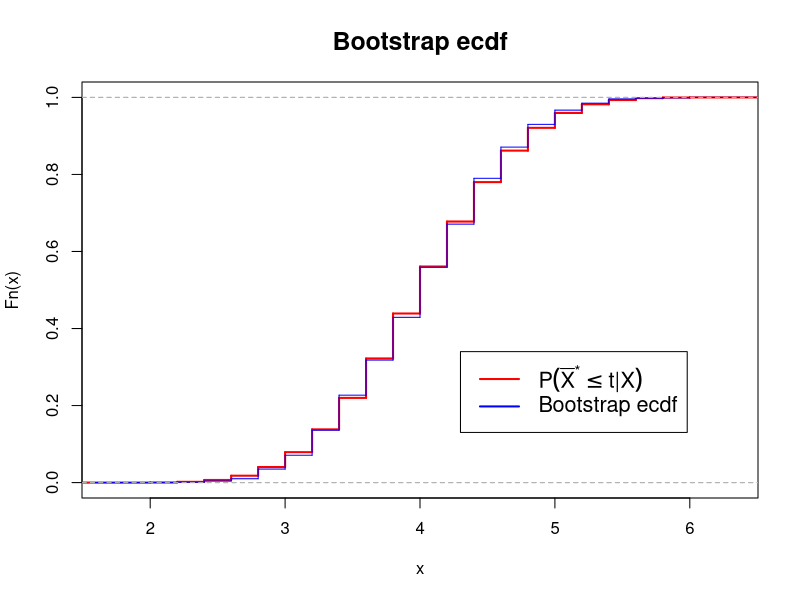
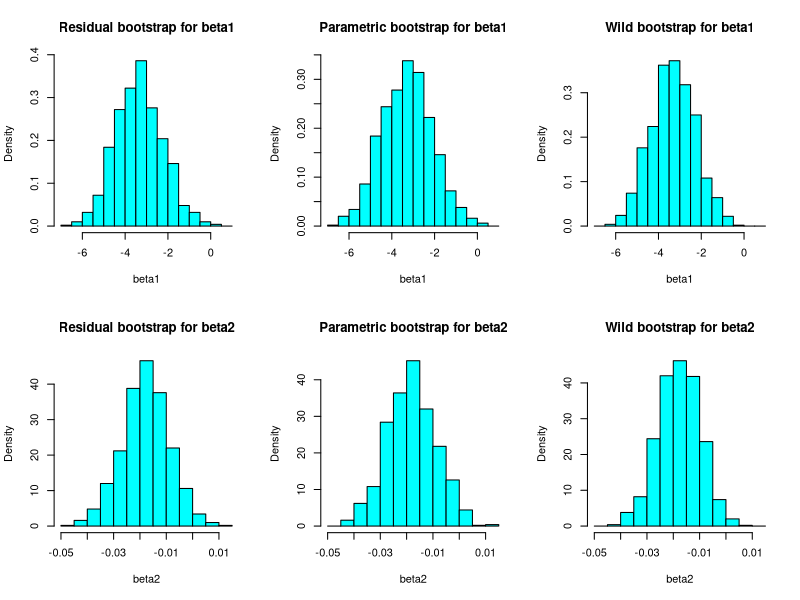

These figures' R source, in order:
#### Example 1: Toy example for bootstrap

X = c(4,3,5,2,6)
Xbar = mean(X)

set.seed(4231)
N = 1000
xbar.boot = numeric(N)
for (i in 1:N) {
	x.boot = sample(X, replace=T)
	xbar.boot[i] = mean(x.boot)
}


x.boot.all = expand.grid(rep(list(X), 5))		# obtain all 3125 possible bootstrap samples
xbar.exact = rowMeans(x.boot.all)

### plot bootstrap ecdf of sample mean with its "truth"
plot(ecdf(xbar.exact), verticals=TRUE, do.points=FALSE, lwd = 2, col='red', main="Bootstrap ecdf", cex.main=1.5)
plot(ecdf(xbar.boot), add=TRUE, verticals=TRUE, do.points=FALSE, col='blue')
legend(4.3,0.34, cex=1.3,
	 c(expression(P(bar(X)^"*"<=t*"|"*X)),"Bootstrap ecdf"),
       lwd=rep(2,2),
	 col=c("red","blue"))

### bootstrap estimate for P(\bar X^* - \bar X > 2)
mean(xbar.boot - Xbar > 2)
	
#"Exact P(Xbar^star <=t)", 
	
#### Example 2: Bootstrap for linear regression model	
### We use the mtcars data in R as an example

N = 1000	# number of bootstrap samples

n = nrow(mtcars)	# sample size
y = mtcars$mpg		# response variable
wt = mtcars$wt		# covariate 1
disp = mtcars$disp	# covariate 2
X = cbind (1, wt, disp)		# weighting matrix
X.invcross = solve(crossprod(X))		# save this matrix for future use
beta.hat = X.invcross %*% crossprod(X, y)	# OLS estimator
y.hat = X %*% beta.hat		# fitted values
res.hat = y - y.hat			# residuals
sigma2.hat = sum(res.hat^2)/(n-3)	# estimated error variance
se.hat = sqrt(diag(sigma2.hat * X.invcross))

set.seed(4231)
### residual bootstrap
beta.res.boot = matrix(0, nrow = N, ncol = 3)
se.res.boot = matrix(0, nrow = N, ncol = 3)		# bootstrap s.e.
for (b in 1:N) {
	res.boot = sample(res.hat, replace=TRUE)
	y.boot = y.hat + res.boot
	beta.est = X.invcross %*% crossprod(X, y.boot)
	res.boot = y.boot - X %*% beta.est
	sigma2.boot = sum(res.boot^2)/(n-3)
	var.beta.boot = sigma2.boot * X.invcross
	beta.res.boot[b,] = beta.est
	se.res.boot[b,] = sqrt(diag(var.beta.boot))
}
colMeans(beta.res.boot)		# check the column means and see if they match with the OLS estimator

### parametric bootstrap
beta.para.boot = matrix(0, nrow = N, ncol = 3)
se.para.boot = matrix(0, nrow = N, ncol = 3)	# bootstrap s.e.
for (b in 1:N) {
	res.boot = rnorm(n, sd=sqrt(sigma2.hat))
	y.boot = y.hat + res.boot
	beta.est = X.invcross %*% crossprod(X, y.boot)
	res.boot = y.boot - X %*% beta.est
	sigma2.boot = sum(res.boot^2)/(n-3)
	var.beta.boot = sigma2.boot * X.invcross
	beta.para.boot[b,] = beta.est
	se.para.boot[b,] = sqrt(diag(var.beta.boot))
}
colMeans(beta.para.boot)		# check the column means and see if they match with the OLS estimator

### wild bootstrap
beta.wild.boot = matrix(0, nrow = N, ncol = 3)
se.wild.boot = matrix(0, nrow = N, ncol = 3)	# bootstrap s.e.
for (b in 1:N) {
	v.boot = 2*rbinom(n,1,0.5) - 1	# transform from Bernoulli random variates
	y.boot = y.hat + v.boot * res.hat
	beta.est = X.invcross %*% crossprod(X, y.boot)
	res.boot = y.boot - X %*% beta.est
	sigma2.boot = sum(res.boot^2)/(n-3)
	var.beta.boot = sigma2.boot * X.invcross
	beta.wild.boot[b,] = beta.est
	se.wild.boot[b,] = sqrt(diag(var.beta.boot))
}
colMeans(beta.wild.boot)		# check the column means and see if they match with the OLS estimator

### plot histograms for the bootstrap estimates
brk1 = seq(-7,1,by=0.5)
brk2 = seq(-0.05,0.015,by=0.005)
par(mfrow=c(2,3))
hist(beta.res.boot[,2], freq=F, col="cyan", breaks=brk1, main="Residual bootstrap for beta1", xlab="beta1")
hist(beta.para.boot[,2], freq=F, col="cyan", breaks=brk1, main="Parametric bootstrap for beta1", xlab="beta1")
hist(beta.wild.boot[,2], freq=F, col="cyan", breaks=brk1, main="Wild bootstrap for beta1", xlab="beta1")
hist(beta.res.boot[,3], freq=F, col="cyan", breaks=brk2, main="Residual bootstrap for beta2", xlab="beta2")
hist(beta.para.boot[,3], freq=F, col="cyan", breaks=brk2, main="Parametric bootstrap for beta2", xlab="beta2")
hist(beta.wild.boot[,3], freq=F, col="cyan", breaks=brk2, main="Wild bootstrap for beta2", xlab="beta2")

### 95% two-sided pivotal C.I. for 3 types of bootstraps, for beta1 and beta2, respectively

2*beta.hat[2] - quantile(beta.res.boot[,2], c(0.95,0.05))
2*beta.hat[2] - quantile(beta.para.boot[,2], c(0.95,0.05))
2*beta.hat[2] - quantile(beta.wild.boot[,2], c(0.95,0.05))

2*beta.hat[3] - quantile(beta.res.boot[,3], c(0.95,0.05))
2*beta.hat[3] - quantile(beta.para.boot[,3], c(0.95,0.05))
2*beta.hat[3] - quantile(beta.wild.boot[,3], c(0.95,0.05))

### 95% two-sided studentized C.I. for 3 types of bootstraps, for beta1 and beta2, respectively

beta.hat[2] - se.hat[2] * quantile((beta.res.boot[,2]-beta.hat[2])/se.res.boot[,2], c(0.95,0.05))
beta.hat[2] - se.hat[2] * quantile((beta.para.boot[,2]-beta.hat[2])/se.para.boot[,2], c(0.95,0.05))
beta.hat[2] - se.hat[2] * quantile((beta.wild.boot[,2]-beta.hat[2])/se.wild.boot[,2], c(0.95,0.05))	

beta.hat[3] - se.hat[3] * quantile((beta.res.boot[,3]-beta.hat[3])/se.res.boot[,3], c(0.95,0.05))
beta.hat[3] - se.hat[3] * quantile((beta.para.boot[,3]-beta.hat[3])/se.para.boot[,3], c(0.95,0.05))
beta.hat[3] - se.hat[3] * quantile((beta.wild.boot[,3]-beta.hat[3])/se.wild.boot[,3], c(0.95,0.05))

### in comparison to the asymptotic normal C.I.
beta.hat[2] + se.hat[2] * qnorm(c(0.05,0.95))
beta.hat[3] + se.hat[3] * qnorm(c(0.05,0.95))

